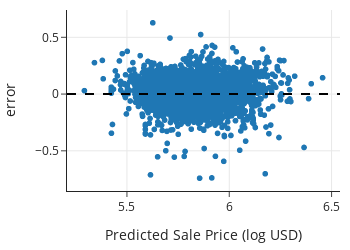

The code cell stored with this chart in its notebook:
### Code cell
fig = px.scatter(x=prediction, y=error,
                 labels=dict(x='Predicted Sale Price (log USD)', y='error'),
                 width=350, height=250)

fig.add_hline(0, line_width=2, line_dash='dash', opacity=1)
fig.show()

### Figure 1 — Plotly figure (JSON) as saved in the notebook; plotly's stock layout.template omitted (floating-point values rounded to 4 significant figures; data arrays with more than 128 entries replaced by an {"elided": "..."} marker saying what was removed)
{"data": [{"hovertemplate": "Predicted Sale Price (log USD)=%{x}<br>error=%{y}<extra></extra>", "legendgroup": "", "marker": {"color": "#1F77B4", "symbol": "circle"}, "mode": "markers", "name": "", "showlegend": false, "type": "scattergl", "x": {"elided": "2667 float values"}, "xaxis": "x", "y": {"elided": "2667 float values"}, "yaxis": "y"}], "layout": {"height": 250, "legend": {"tracegroupgap": 0}, "shapes": [{"line": {"dash": "dash", "width": 2}, "opacity": 1, "type": "line", "x0": 0, "x1": 1, "xref": "x domain", "y0": 0, "y1": 0, "yref": "y"}], "width": 350, "xaxis": {"anchor": "y", "autorange": true, "domain": [0, 1], "range": [5.207, 6.541], "title": {"text": "Predicted Sale Price (log USD)"}, "type": "linear"}, "yaxis": {"anchor": "x", "autorange": true, "domain": [0, 1], "range": [-0.854, 0.7406], "title": {"text": "error"}, "type": "linear"}}}
